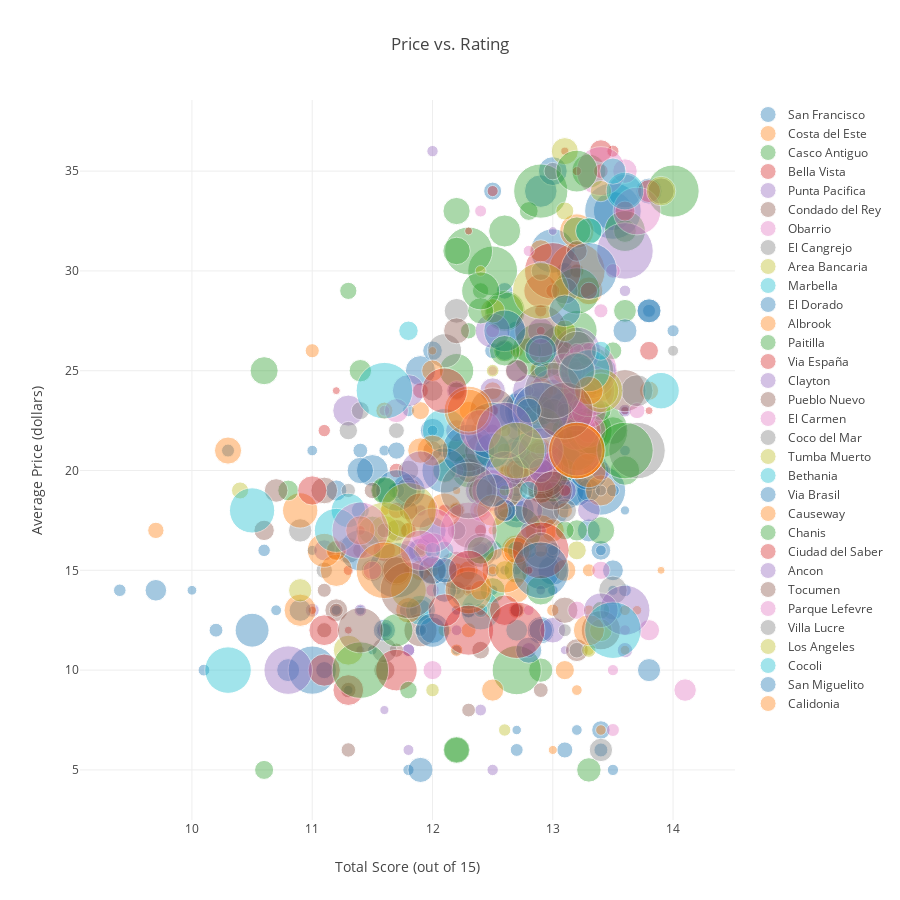

The notebook cell saved with this chart:
### Code cell
data = [go.Scatter(
            x = city[city['Neighborhood'] == neigh]['total_score'],
            y = city[city['Neighborhood'] == neigh]['Price'],
            text = city[city['Neighborhood'] == neigh]['text'],
            mode = 'markers',
            hoverinfo=None,
            name = neigh,
            marker = dict( 
                size = city[city['Neighborhood'] == neigh]['Votes'], 
                sizemode='area',
                sizeref=max(city[city['Neighborhood'] == neigh]['Votes'])/(40.**2),
                sizemin=4,
                opacity = 0.4,
                autocolorscale = False,
                symbol = 'circle'
            )) for neigh in city['Neighborhood'].value_counts().index]

layout = dict(title = 'Price vs. Rating',
            hovermode='closest',
            height=900,
            width=900,
            xaxis = dict(
                title= dict(
                    text='Total Score (out of 15)'
                ),
                fixedrange=True
            ),
            yaxis = dict(
                title= dict(
                    text='Average Price (dollars)'
                ),
                fixedrange=True
            )
            )

plotly.offline.iplot({'data': data, 'layout': layout})
